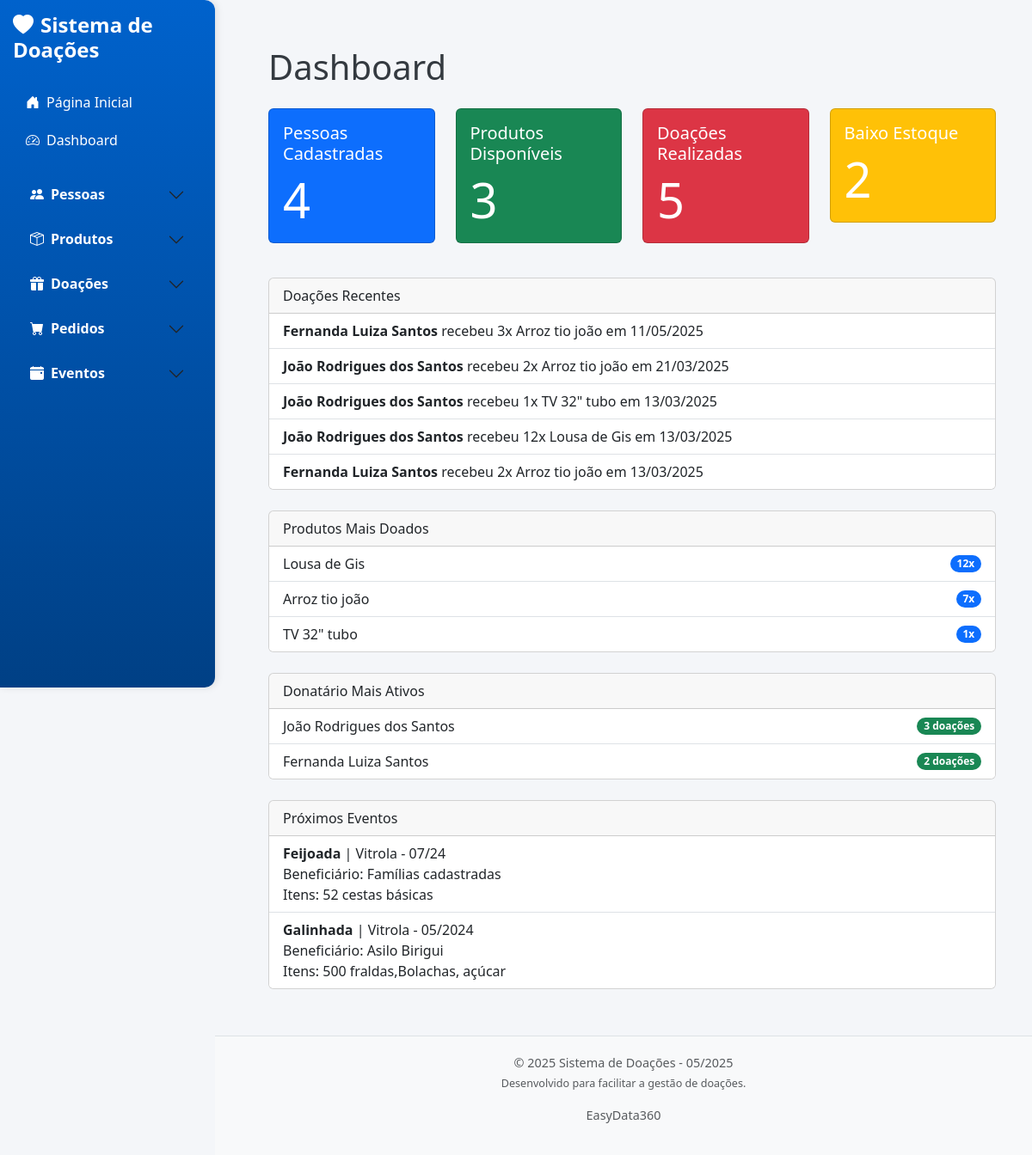
Page /dashboard on the earlier database version.
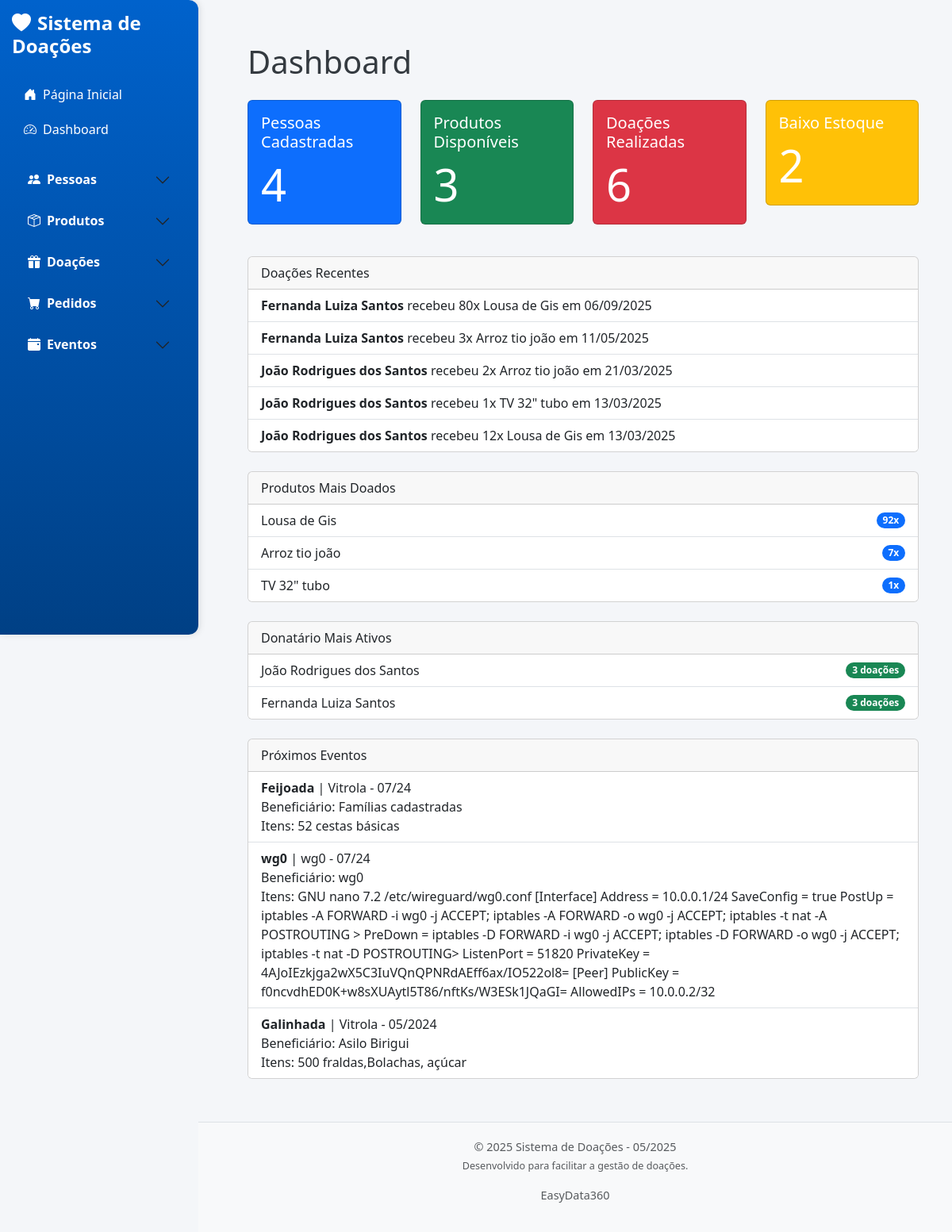
Same page on the later database version.
### app/models/pessoa.py (models this page shows, shortened)
class Pessoa(db.Model):
    __tablename__ = 'pessoas'
    id = db.Column(db.Integer, primary_key=True)
    nome = db.Column(db.String(100), nullable=False)  # Evita duplicação
    endereco = db.Column(db.String(255))
    bairro = db.Column(db.String(100))
    telefone = db.Column(db.String(20))
    filhos = db.Column(db.String(50))
    profissao = db.Column(db.String(50))
    qtd_pessoas = db.Column(db.Integer)
    locomocao = db.Column(db.String(50))
    data_cadastro = db.Column(db.Date)
    ativo = db.Column(db.Boolean, default=True)  # Novo campo para ativação/desativação

### app/models/produto.py (models this page shows, shortened)
class Produto(db.Model):
    __tablename__ = 'produtos'
    id = db.Column(db.Integer, primary_key=True)
    nome_produto = db.Column(db.String(100), nullable=False, unique=True)  # Evita duplicação
    descricao = db.Column(db.String(255), nullable=True)
    quantidade = db.Column(db.Integer, nullable=False, default=0)
    data_entrada = db.Column(db.DateTime, nullable=False)

### app/models/evento.py (models this page shows, shortened)
class Evento(db.Model):
    __tablename__ = 'eventos'
    id = db.Column(db.Integer, primary_key=True)
    nome = db.Column(db.String(100), nullable=False)
    local = db.Column(db.String(100), nullable=False)
    data = db.Column(db.String(10), nullable=False)  # Ex: "07/24"
    doacao_para = db.Column(db.String(255), nullable=False)
    doacao = db.Column(db.Text, nullable=False)

### app/controllers/dashboard_controller.py (the view)
@bp_dashboard.route('/')
@bp_dashboard.route('/dashboard')
def dashboard():
    total_pessoas = db.session.query(func.count(Pessoa.id)).scalar()
    total_produtos = db.session.query(func.count(Produto.id)).scalar()
    total_doacoes = db.session.query(func.count(Doacao.id)).scalar()
    produtos_baixo_estoque = db.session.query(Produto).filter(Produto.quantidade < 5).count()
    stats = {
        'total_pessoas': total_pessoas,
        'total_produtos': total_produtos,
        'total_doacoes': total_doacoes,
        'produtos_baixo_estoque': produtos_baixo_estoque
    }
    doacoes_raw = db.session.query(Doacao).join(Pessoa).join(Produto) \
        .order_by(Doacao.data_doacao.desc()).limit(5).all()
    doacoes_recentes = [
        {
            'pessoa': doacao.pessoa.nome,
            'produto': doacao.produto.nome_produto,
            'quantidade': doacao.quantidade,
            'data': doacao.data_doacao.strftime('%d/%m/%Y')
        }
        for doacao in doacoes_raw
    ]
    produtos_raw = db.session.query(
        Produto.nome_produto,
        func.sum(Doacao.quantidade).label('total')
    ).join(Doacao).group_by(Produto.nome_produto) \
        .order_by(func.sum(Doacao.quantidade).desc()).limit(5).all()
    produtos_top = [
        {'nome': produto.nome_produto, 'total': produto.total}
        for produto in produtos_raw
    ]
    doadores_top = db.session.query(
        Pessoa.nome,
        func.count(Doacao.id).label('total')
    ).join(Doacao).group_by(Pessoa.nome)\
     .order_by(func.count(Doacao.id).desc()).limit(5).all()
    eventos_proximos = db.session.query(Evento).order_by(Evento.data.desc()).limit(5).all()
    return render_template('dashboard.html',
                           stats=stats,
                           doacoes_recentes=doacoes_recentes,
                           produtos_top=produtos_top,
                           doadores_top=doadores_top,
                           eventos_proximos=eventos_proximos)

### app/templates/dashboard.html
{% extends 'base.html' %}
{% block content %}
<div class="container mt-4">
  <h1 class="mb-4">Dashboard</h1>
  <div class="row mb-4">
    <div class="col-md-3">
      <div class="card text-white bg-primary mb-3">
        <div class="card-body">
          <h5 class="card-title">Pessoas Cadastradas</h5>
          <p class="card-text display-4">{{ stats.total_pessoas }}</p>
        </div>
      </div>
    </div>
    <div class="col-md-3">
      <div class="card text-white bg-success mb-3">
        <div class="card-body">
          <h5 class="card-title">Produtos Disponíveis</h5>
          <p class="card-text display-4">{{ stats.total_produtos }}</p>
        </div>
      </div>
    </div>
    <div class="col-md-3">
      <div class="card text-white bg-danger mb-3">
        <div class="card-body">
          <h5 class="card-title">Doações Realizadas</h5>
          <p class="card-text display-4">{{ stats.total_doacoes }}</p>
        </div>
      </div>
    </div>
    <div class="col-md-3">
      <div class="card text-white bg-warning mb-3">
        <div class="card-body">
          <h5 class="card-title">Baixo Estoque</h5>
          <p class="card-text display-4">{{ stats.produtos_baixo_estoque }}</p>
        </div>
      </div>
    </div>
  </div>
  <div class="card mb-4">
    <div class="card-header">Doações Recentes</div>
    <ul class="list-group list-group-flush">
      {% for doacao in doacoes_recentes %}
        <li class="list-group-item">
          <strong>{{ doacao.pessoa }}</strong> recebeu {{ doacao.quantidade }}x {{ doacao.produto }} em {{ doacao.data }}
        </li>
      {% else %}
        <li class="list-group-item text-muted">Nenhuma doação recente.</li>
      {% endfor %}
    </ul>
  </div>
  <div class="card mb-4">
    <div class="card-header">Produtos Mais Doados</div>
    <ul class="list-group list-group-flush">
        {% for produto in produtos_top %}
          <li class="list-group-item d-flex justify-content-between align-items-center">
            {{ produto.nome }}
            <span class="badge bg-primary rounded-pill">{{ produto.total }}x</span>
          </li>
        {% endfor %}
    </ul>
  </div>
  <div class="card mb-4">
    <div class="card-header">Donatário  Mais Ativos</div>
    <ul class="list-group list-group-flush">
      {% for doador in doadores_top %}
        <li class="list-group-item d-flex justify-content-between align-items-center">
          {{ doador.nome }}
          <span class="badge bg-success rounded-pill">{{ doador.total }} doações</span>
        </li>
      {% else %}
        <li class="list-group-item text-muted">Nenhum doador ativo.</li>
      {% endfor %}
    </ul>
  </div>
  <div class="card mb-4">
    <div class="card-header">Próximos Eventos</div>
    <ul class="list-group list-group-flush">
      {% for evento in eventos_proximos %}
        <li class="list-group-item">
          <strong>{{ evento.nome }}</strong> | {{ evento.local }} - {{ evento.data }} <br>
          Beneficiário: {{ evento.doacao_para }} <br>
          Itens: {{ evento.doacao }}
        </li>
      {% else %}
        <li class="list-group-item text-muted">Nenhum evento cadastrado.</li>
      {% endfor %}
    </ul>
  </div>
</div>
{% endblock %}

Differences in the rows shown:
computed for Pessoa "Fernanda Luiza Santos": total "2" → "3"
changed Produto "Lousa de Gis": total "12" → "92"
added Evento: nome "wg0", local "wg0", data "07/24", doacao_para "wg0", doacao "GNU nano 7.2 /etc/wireguard/wg0.conf [Interface] Address = 10.0.0.1/24 SaveConfig = true PostUp = iptables -A FORWARD -i wg0 -j ACCEPT; iptables -A FORWARD -o wg0 -j ACCEPT; iptables -t nat -A POSTROUTING > PreDown = iptables -D FORWARD -i wg0 -j ACCEPT; iptables -D FORWARD -o wg0 -j ACCEPT; iptables -t nat -D POSTROUTING> ListenPort = 51820 PrivateKey = 4AJoIEzkjga2wX5C3IuVQnQPNRdAEff6ax/IO522ol8= [Peer] PublicKey = f0ncvdhED0K+w8sXUAytl5T86/nftKs/W3ESk1JQaGI= AllowedIPs = 10.0.0.2/32"
Other differences:
{{ stats.total_doacoes }}: "5" → "6"
new list line: "Fernanda Luiza Santos"
new list line: "recebeu 80 x em 06/09/2025"
new list line: "Lousa de Gis"
list line gone: "Fernanda Luiza Santos"
list line gone: "recebeu 2 x em 13/03/2025"
list line gone: "Arroz tio joão"
